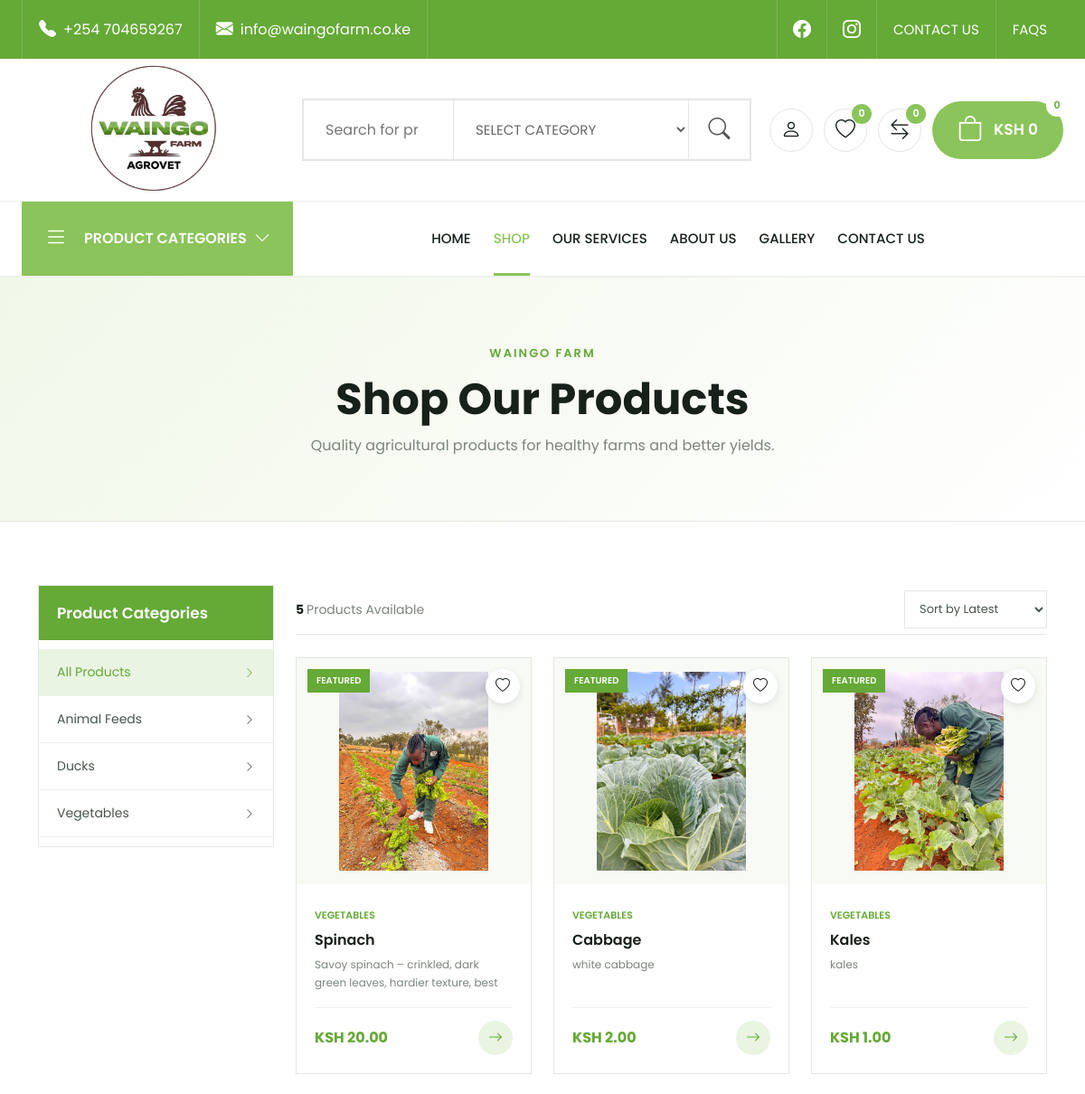
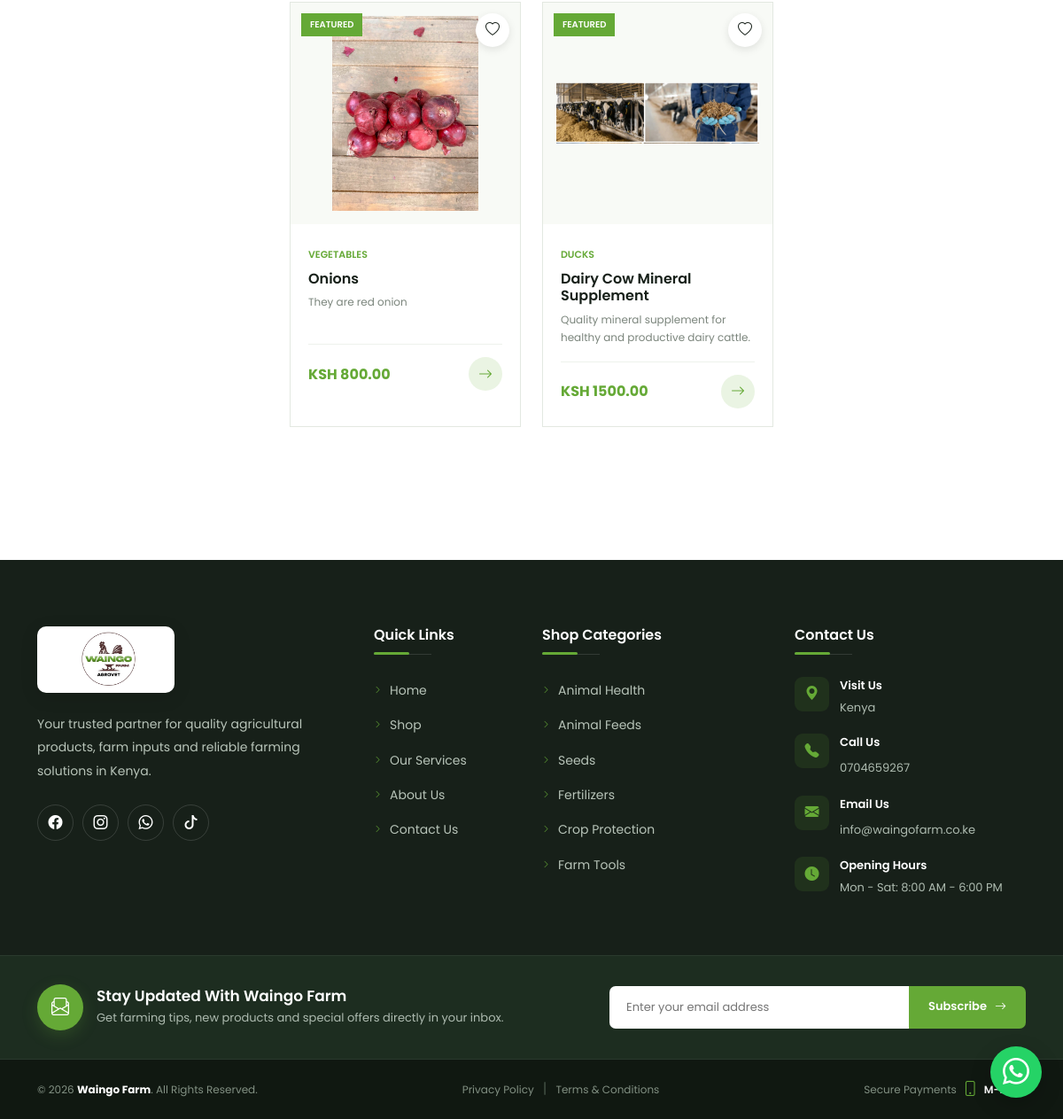
The app's page /shop/ with its own data (2 pictures, top to bottom).
### Farm/models.py (models this page shows, shortened)
class Category(models.Model):
    name = models.CharField(
        max_length=100
    )
    slug = models.SlugField(
        unique=True
    )
    description = models.TextField(
        blank=True
    )
    image = models.ImageField(
        upload_to="categories/",
        blank=True,
        null=True
    )
    created_at = models.DateTimeField(
        auto_now_add=True
    )
    updated_at = models.DateTimeField(
        auto_now=True
    )
    class Meta:
        verbose_name_plural = "Categories"
        ordering = ["name"]

class Product(models.Model):
    category = models.ForeignKey(
        Category,
        on_delete=models.CASCADE,
        related_name="products"
    )
    name = models.CharField(
        max_length=200
    )
    slug = models.SlugField(
        unique=True
    )
    description = models.TextField(
        blank=True
    )
    price = models.DecimalField(
        max_digits=10,
        decimal_places=2
    )
    image = models.ImageField(
        upload_to="products/",
        blank=True,
        null=True
    )
    stock = models.PositiveIntegerField(
        default=0
    )
    is_available = models.BooleanField(
        default=True
    )
    is_featured = models.BooleanField(
        default=False
    )
    created_at = models.DateTimeField(
        auto_now_add=True
    )
    updated_at = models.DateTimeField(
        auto_now=True
    )
    class Meta:
        ordering = ["-created_at"]
    def get_absolute_url(self):
        return reverse(
            "product_detail",
            kwargs={"slug": self.slug}
        )

### Farm/views.py (the view)
def shop(request):
    products = (
        Product.objects
        .filter(is_available=True)
        .select_related("category")
    )
    search_query = request.GET.get(
        "q",
        ""
    ).strip()
    if search_query:
        products = products.filter(
            Q(name__icontains=search_query)
            | Q(description__icontains=search_query)
        )
    category_slug = request.GET.get(
        "category",
        ""
    ).strip()
    if category_slug:
        products = products.filter(
            category__slug=category_slug
        )
    context = {
        "products": products,
        "search_query": search_query,
        "selected_category": category_slug,
    }
    return render(
        request,
        "shop.html",
        context
    )

### templates/shop.html (shortened to what this page needs)
{% extends "base.html" %} {% load static %}  {% block extra_css %}
<link rel="stylesheet" href="{% static 'css/shop.css' %}" />
<link rel="stylesheet" href="{% static 'css/cart.css' %}" />
<link rel="stylesheet" href="{% static 'css/payment.css' %}" />
<link rel="stylesheet" href="{% static 'css/style.css' %}" />
{% endblock %} {% block content %}
<section class="shop-header">
  <div class="container">
    <div class="shop-header-content">
      <span> WAINGO FARM </span>
      <h1>Shop Our Products</h1>
      <p>Quality agricultural products for healthy farms and better yields.</p>
    </div>
  </div>
</section>
<section class="shop-section">
  <div class="container">
    <div class="row g-4">
      <div class="col-lg-3">
        <div class="shop-sidebar">
          <h3>Product Categories</h3>
          <div class="category-list">
            <a href="{% url 'shop' %}" class="category-item active">
              <span> All Products </span>
              <i class="bi bi-chevron-right"></i>
            </a>
            {% for category in categories %}
            <a href="#" class="category-item">
              <span> {{ category.name }} </span>
              <i class="bi bi-chevron-right"></i>
            </a>
            {% empty %}
            <p class="empty-text">No categories available.</p>
            {% endfor %}
          </div>
        </div>
      </div>
      <div class="col-lg-9">
        <div class="shop-toolbar">
          <div>
            <strong> {{ products|length }} </strong>
            Products Available
          </div>
          <select class="shop-sort">
            <option>Sort by Latest</option>
          </select>
        </div>
        <div class="row g-4">
          {% for product in products %}
          <div class="col-6 col-md-4">
            <div class="product-card">
              <div class="product-image">
                {% if product.image %}
                <img src="{{ product.image.url }}" alt="{{ product.name }}" />
                {% else %}
                <div class="product-placeholder">
                  <i class="bi bi-image"></i>
                </div>
                {% endif %} {% if product.is_featured %}
                <span class="product-badge"> Featured </span>
                {% endif %}
                <div class="product-actions">
                  <button type="button" aria-label="Add to wishlist">
                    <i class="bi bi-heart"></i>
                  </button>
                </div>
              </div>
              <div class="product-info">
                <span class="product-category">
                  {{ product.category.name }}
                </span>
                <h3>
                  <a href="{{ product.get_absolute_url }}">
                    {{ product.name }}
                  </a>
                </h3>
                <p class="product-description">
                  {{ product.description|truncatechars:70 }}
                </p>
                <div class="product-bottom">
                  <strong class="product-price">
                    KSH {{ product.price|floatformat:2 }}
                  </strong>
                  <a href="{{ product.get_absolute_url }}" class="view-product">
                    <i class="bi bi-arrow-right"></i>
                  </a>
                </div>
              </div>
            </div>
          </div>
          {% endfor %}
        </div>
      </div>
    </div>
  </div>
</section>
{% endblock %}

### records on screen
Category: name "Animal Feeds"
Category: name "Ducks"
Category: name "Vegetables"
Product: image (picture), is_featured "FEATURED", category.name "VEGETABLES", name "Spinach", description "Savoy spinach – crinkled, dark green leaves, hardier texture, best…", price "20.00"
Product: image (picture), is_featured "FEATURED", category.name "VEGETABLES", name "Cabbage", description "white cabbage", price "2.00"
Product: image (picture), is_featured "FEATURED", category.name "VEGETABLES", name "Kales", description "kales", price "1.00"
Product: image (picture), is_featured "FEATURED", category.name "VEGETABLES", name "Onions", description "They are red onion", price "800.00"
Product: image (picture), is_featured "FEATURED", category.name "DUCKS", name "Dairy Cow Mineral Supplement", description "Quality mineral supplement for healthy and productive dairy cattle.", price "1500.00"

### other values on screen
{{ cart_total|floatformat:0 }} "0"
{{ cart_count }} "0"
{{ products|length }} "5"
